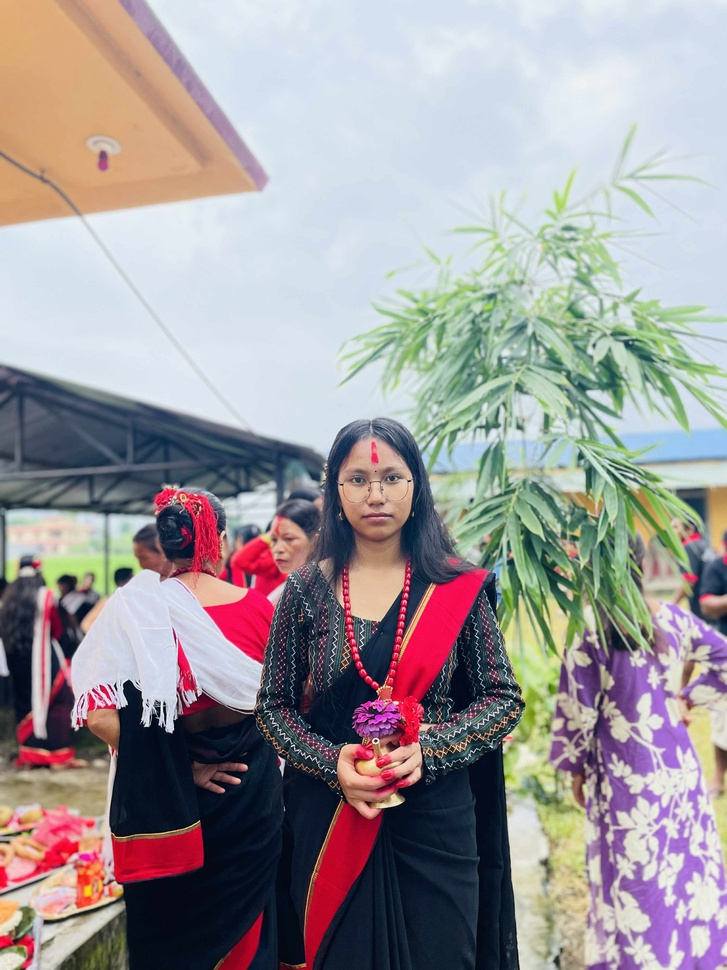
#> input picture opencv/barsha.jpg, 727 x 970 px, shrunk from 3024 x 4032 before the run
$ jupyter execute rgb_to_grayscale.ipynb
#> lines starting #> are read from the running program, lines starting #| are printed output that depends on the picture
[cell 1]
import cv2
import numpy as np
import matplotlib.pyplot as plt
import os

image_path = 'barsha.jpg'

img = cv2.imread(image_path)
#> img is the input picture: shape (970, 727, 3); mean B, G, R 154, 151.5, 157.8

[cell 2]
if img is None:
	print(f"Failed to load image at path: {image_path}")
else:
	img_gray = cv2.cvtColor(img, cv2.COLOR_BGR2GRAY)
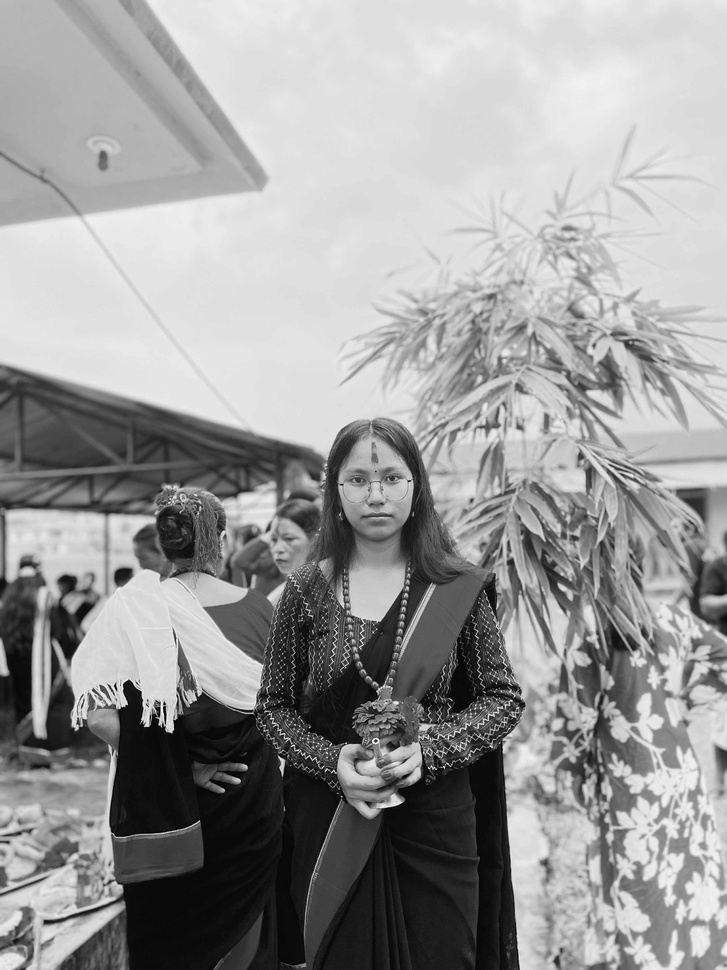
#> img_gray: shape (970, 727); min 0, max 254, mean 153.7
	img_rgb = cv2.cvtColor(img, cv2.COLOR_BGR2RGB)

[cell 3]
plt.figure(figsize=(12,5))

plt.subplot(1,2,1)
plt.imshow(img_rgb)
plt.title("Original Image(RGB)")
plt.axis("off")

plt.subplot(1,2,2)
plt.imshow(img_gray, cmap='gray')
plt.title("Grayscale Image")
plt.axis("off")

plt.tight_layout()
plt.show()
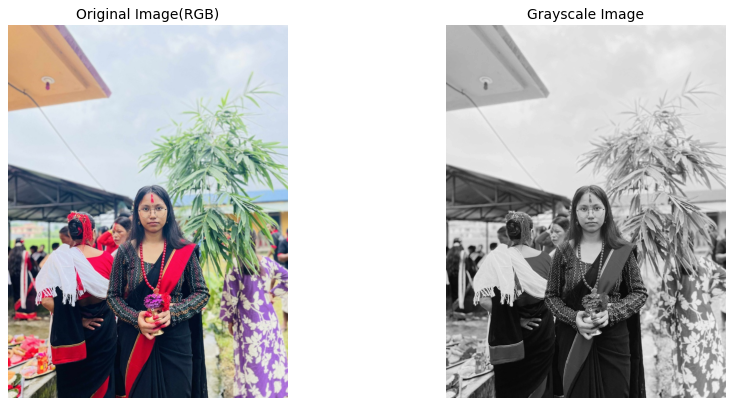
#> figure drawn by matplotlib, 2 panels
